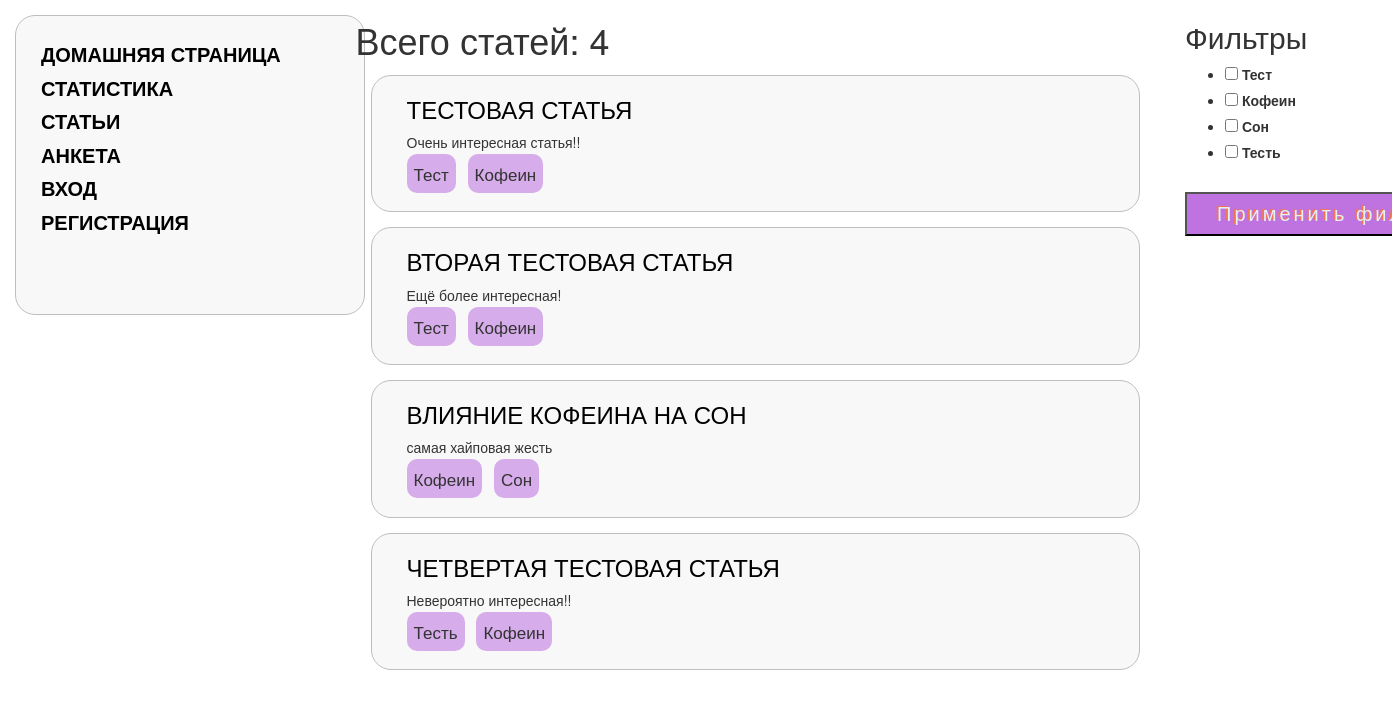
The app's page /caffeine/articles/, older data.
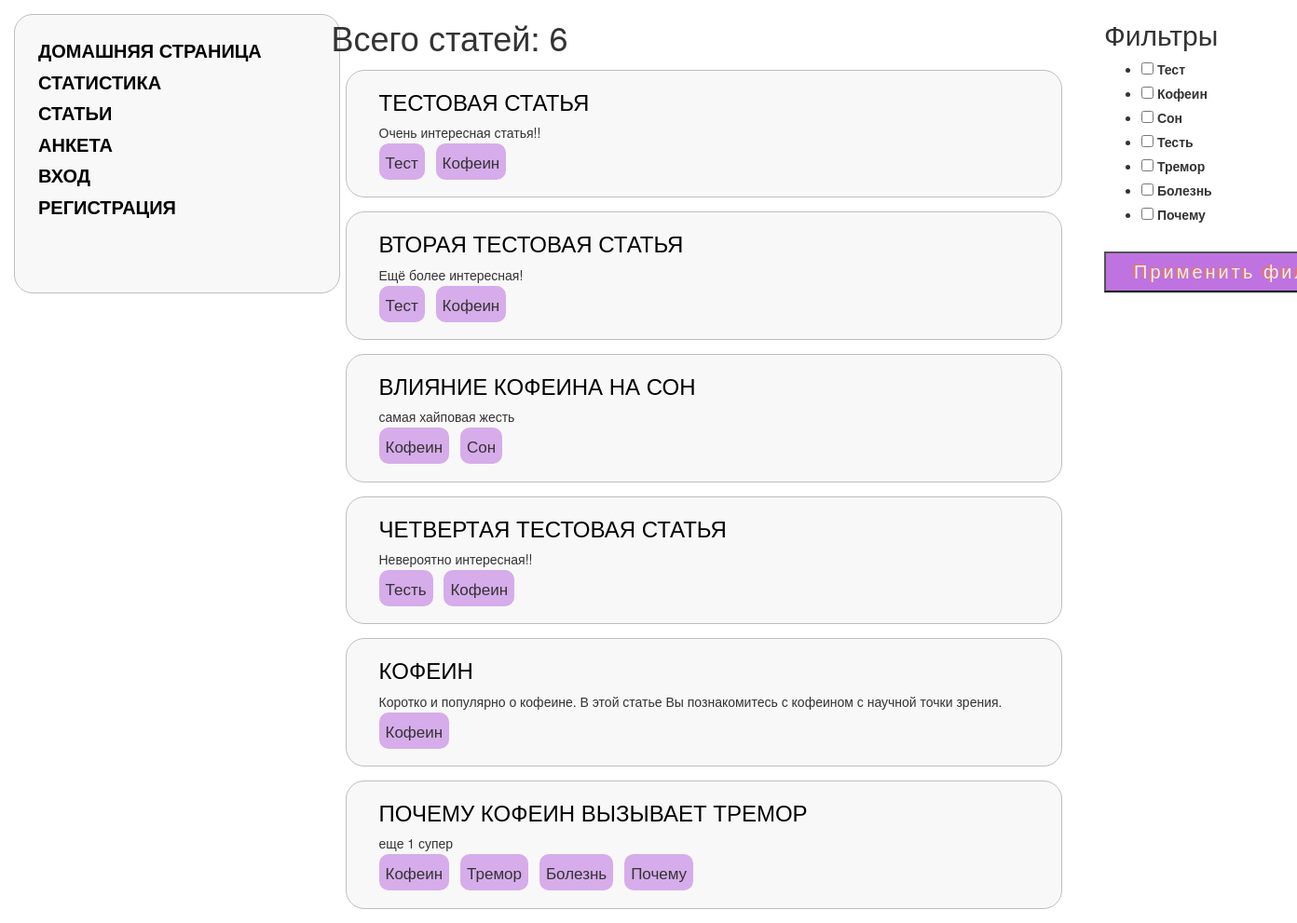
The same page, newer data.
### catalog/models.py (models this page shows, shortened)
class Article(models.Model):
    article_id = models.AutoField(primary_key=True)
    title = models.TextField()
    summary = models.TextField(null=True)
    tags = models.TextField(null=True)
    template = models.TextField(default='base_article')
    class Meta:
        pass
    def create_dict(self):
        return {'title': self.title, 'tags': [i.capitalize() for i in self.tags.split()],
                'summary': self.summary, 'id': self.article_id}

### catalog/views.py (the view)
# urls.py: urlpatterns += [path('articles/', views.articles_view, name="articles")]
def articles_view(request):
    num = Article.objects.all().count()
    articles_list = [i.create_dict() for i in Article.objects.all()]
    form = Articles_filter()
    filters = None
    if request.method == 'POST':
        req = dict(request.POST)
        if 'filter_field' in req.keys():
            filters = req['filter_field']
            articles_list = [i for i in articles_list if set(i['tags']).intersection(set(filters))]
            num = len(articles_list)
    return render(request, 'articles.html', {'num': num, 'articles_list': articles_list,
                                             'form': form, 'filters': filters})

### catalog/forms.py
class Articles_filter(forms.Form):
    tag_list = []
    articles = Article.objects.all()
    for i in articles:
        for j in i.create_dict()['tags']:
            if j not in tag_list:
                tag_list.append(j)
    filter_list = [(i, i) for i in tag_list]
    filter_field = forms.MultipleChoiceField(widget=forms.CheckboxSelectMultiple, choices=filter_list)

### templates/articles.html (shortened to what this page needs)
{% extends "base_generic.html" %}
{% block content %}
<h1>{% if not filters %}Всего статей{% else %} Количество статей содержащих {% for tag in filters %}<span class="tag">{{tag}}</span>{% endfor %}{% endif %}: {{ num }}</h1>
{% for article in articles_list %}
<div class="questionary">
    <a href={{article.id}}><h3>{{article.title}}</h3></a>
    <p>{{article.summary}}</p>
    {% for tag in article.tags %}
    <span class="tag">{{tag}}</span>
    {% endfor %}
</div>
{% endfor %}
{% endblock %}
{% block right-col %}
<h2>Фильтры</h2>
<form method="post" action="{% url 'articles' %}">
    <table>
        {% for question in form %}
            <tr>
              <td>{{ question }}</td>
            </tr>
        {% endfor %}
    </table>
    <div class="button_field">
        <input class="next_button" type="submit" value="Применить фильтры" />
    </div>
</form>
{% endblock %}

### templates/base_generic.html (shortened to what this page needs)
<!DOCTYPE html>
<html lang="en">
<head>
  <link rel="stylesheet" href="https://maxcdn.bootstrapcdn.com/bootstrap/3.3.7/css/bootstrap.min.css">
  {% load static %}
  {% load static %}
  <link rel="stylesheet" href="{% static 'css/styles.css' %}">
</head>
<body>
  <div class="cont
  ainer-fluid">
    <div class="row">
      <div class="col-sm-3">
      {% block sidebar %}
      <div class="style">
      <dl>
          <dd class="letters_sb" ><a href="{% url 'index' %}">Домашняя страница</a></dd>
          <dd class="letters_sb"><a href="{% url 'statistic' %}">Статистика</a></dd>
          <dd class="letters_sb"><a href="{% url 'articles' %}">Статьи</a></dd>
          <dd class="letters_sb"><a href="{% url 'questionary' %}">Анкета</a></dd>
          {% if user.is_authenticated %}
         <dd class="letters_sb">Пользователь: {{ user.get_username }}</dd>
         <dd class="letters_sb"><a href="{% url 'logout'%}?next={{request.path}}">Выход</a></d>
       {% else %}
         <dd class="letters_sb"><a href="{% url 'login'%}?next={{request.path}}">Вход</a></dd>
          <dd class="letters_sb"><a href="{% url 'registration' %}">Регистрация</a></dd>
       {% endif %}
      </dl>
    </div>
     {% endblock %}
      </div>
      <div class="col-sm-7">
      {% block content %}{% endblock %}
      </div>
      <div class="col-sm-2">
      {% block right-col %}<a>Правая колонка</a>{% endblock %}
      </div>
    </div>
  </div>
</body>
</html>

### catalog/static/css/styles.css (style rules this page uses)
.style { border-style: solid; width: 350px; height: 300px; border-radius: 20px; border-color: #bebebe; border-width: 1px; background-color:#f8f8f8; margin: 15px; padding: 25px; }
.letters_sb { font-weight: 700; font-size: 20px; font-family: sans-serif; margin-bottom: 5px; }
a { color: black; text-decoration: none; text-transform: uppercase; cursor: pointer; }
.questionary { border-style: solid; border-radius: 20px; border-color: #bebebe; border-width: 1px; background-color:#f8f8f8; margin: 15px; padding-left: 35px; padding-bottom: 25px; }
.next_button { position: relative; display: inline-block; padding: 10px 30px; margin-right: 50px; text-decoration: none; font-family: sans-serif; font-size: 20px; line-height: 1; letter-spacing: 3px; color: #E8EFF1; text-shadow: -2px -1px #F17555; background: #be73e0; transition: .3s; }
.button_field { margin-left: 0px; margin-top: 15px; }
.tag { background-color: #bd73e091; border-radius: 10px; margin-right: 8px; padding: 7px; font-size: 17px; }

Row changes from the older to the newer data that the page shows:
added Article: title "КОФЕИН", summary "Коротко и популярно о кофеине. В этой статье Вы познакомитесь с кофеином с научной точки зрения."
added Article: title "ПОЧЕМУ КОФЕИН ВЫЗЫВАЕТ ТРЕМОР", summary "еще 1 супер"
Text that changed along with them:
{{ num }}: "4" → "6"
form field filter_field: "☐ ☐ ☐ ☐" → "☐ ☐ ☐ ☐ ☐ ☐ ☐"
new list line: "Кофеин"
new list line: "Кофеин Тремор Болезнь Почему"
text no longer shown: "Тест Кофеин Сон Тесть"
text now shown: "Тест Кофеин Сон Тесть Тремор Болезнь Почему"
